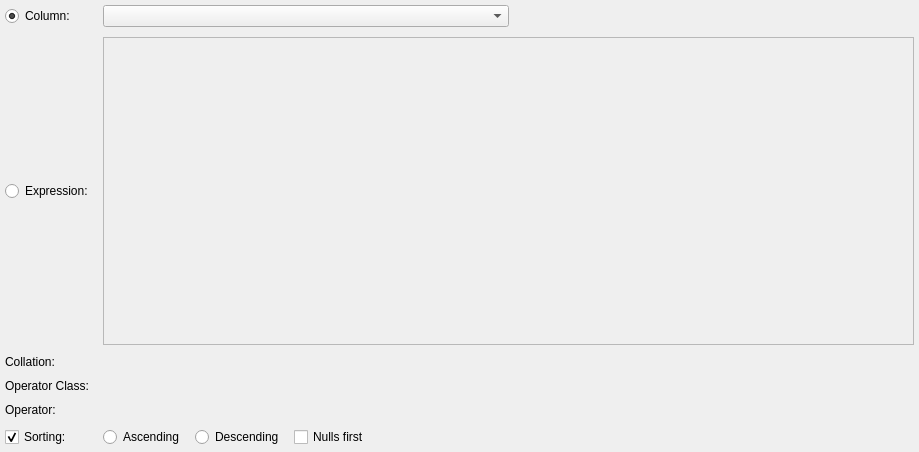
<?xml version="1.0" encoding="UTF-8"?>
<ui version="4.0">
 <class>ElementWidget</class>
 <widget class="QWidget" name="ElementWidget">
  <property name="geometry">
   <rect>
    <x>0</x>
    <y>0</y>
    <width>919</width>
    <height>452</height>
   </rect>
  </property>
  <property name="minimumSize">
   <size>
    <width>540</width>
    <height>215</height>
   </size>
  </property>
  <property name="windowTitle">
   <string>Element properties</string>
  </property>
  <layout class="QGridLayout" name="element_grid">
   <property name="leftMargin">
    <number>5</number>
   </property>
   <property name="topMargin">
    <number>5</number>
   </property>
   <property name="rightMargin">
    <number>5</number>
   </property>
   <property name="bottomMargin">
    <number>5</number>
   </property>
   <property name="spacing">
    <number>10</number>
   </property>
   <item row="4" column="0">
    <widget class="QLabel" name="op_class_lbl">
     <property name="sizePolicy">
      <sizepolicy hsizetype="Fixed" vsizetype="Preferred">
       <horstretch>0</horstretch>
       <verstretch>0</verstretch>
      </sizepolicy>
     </property>
     <property name="minimumSize">
      <size>
       <width>0</width>
       <height>0</height>
      </size>
     </property>
     <property name="maximumSize">
      <size>
       <width>16777215</width>
       <height>16777215</height>
      </size>
     </property>
     <property name="text">
      <string>Operator Class:</string>
     </property>
    </widget>
   </item>
   <item row="2" column="1" colspan="2">
    <widget class="QPlainTextEdit" name="elem_expr_txt">
     <property name="enabled">
      <bool>false</bool>
     </property>
     <property name="sizePolicy">
      <sizepolicy hsizetype="Expanding" vsizetype="MinimumExpanding">
       <horstretch>0</horstretch>
       <verstretch>0</verstretch>
      </sizepolicy>
     </property>
     <property name="minimumSize">
      <size>
       <width>0</width>
       <height>50</height>
      </size>
     </property>
     <property name="maximumSize">
      <size>
       <width>16777215</width>
       <height>16777215</height>
      </size>
     </property>
     <property name="frameShadow">
      <enum>QFrame::Sunken</enum>
     </property>
     <property name="lineWidth">
      <number>1</number>
     </property>
     <property name="midLineWidth">
      <number>0</number>
     </property>
     <property name="verticalScrollBarPolicy">
      <enum>Qt::ScrollBarAsNeeded</enum>
     </property>
     <property name="horizontalScrollBarPolicy">
      <enum>Qt::ScrollBarAsNeeded</enum>
     </property>
    </widget>
   </item>
   <item row="6" column="0">
    <widget class="QCheckBox" name="sorting_chk">
     <property name="sizePolicy">
      <sizepolicy hsizetype="Fixed" vsizetype="Fixed">
       <horstretch>0</horstretch>
       <verstretch>0</verstretch>
      </sizepolicy>
     </property>
     <property name="text">
      <string>Sorting:</string>
     </property>
     <property name="checked">
      <bool>true</bool>
     </property>
    </widget>
   </item>
   <item row="6" column="1" colspan="2">
    <layout class="QHBoxLayout" name="horizontalLayout">
     <item>
      <widget class="QRadioButton" name="ascending_rb">
       <property name="sizePolicy">
        <sizepolicy hsizetype="Preferred" vsizetype="Fixed">
         <horstretch>0</horstretch>
         <verstretch>0</verstretch>
        </sizepolicy>
       </property>
       <property name="text">
        <string>Ascending</string>
       </property>
       <property name="checked">
        <bool>true</bool>
       </property>
      </widget>
     </item>
     <item>
      <widget class="QRadioButton" name="descending_rb">
       <property name="sizePolicy">
        <sizepolicy hsizetype="Preferred" vsizetype="Fixed">
         <horstretch>0</horstretch>
         <verstretch>0</verstretch>
        </sizepolicy>
       </property>
       <property name="text">
        <string>Descending</string>
       </property>
      </widget>
     </item>
     <item>
      <widget class="QCheckBox" name="nulls_first_chk">
       <property name="sizePolicy">
        <sizepolicy hsizetype="Expanding" vsizetype="Fixed">
         <horstretch>0</horstretch>
         <verstretch>0</verstretch>
        </sizepolicy>
       </property>
       <property name="text">
        <string>Nulls first</string>
       </property>
      </widget>
     </item>
    </layout>
   </item>
   <item row="0" column="0">
    <widget class="QRadioButton" name="column_rb">
     <property name="sizePolicy">
      <sizepolicy hsizetype="Fixed" vsizetype="Fixed">
       <horstretch>0</horstretch>
       <verstretch>0</verstretch>
      </sizepolicy>
     </property>
     <property name="minimumSize">
      <size>
       <width>0</width>
       <height>0</height>
      </size>
     </property>
     <property name="maximumSize">
      <size>
       <width>16777215</width>
       <height>16777215</height>
      </size>
     </property>
     <property name="text">
      <string>Column:</string>
     </property>
     <property name="checked">
      <bool>true</bool>
     </property>
     <property name="autoExclusive">
      <bool>false</bool>
     </property>
    </widget>
   </item>
   <item row="5" column="0">
    <widget class="QLabel" name="operator_lbl">
     <property name="sizePolicy">
      <sizepolicy hsizetype="Fixed" vsizetype="Preferred">
       <horstretch>0</horstretch>
       <verstretch>0</verstretch>
      </sizepolicy>
     </property>
     <property name="text">
      <string>Operator:</string>
     </property>
    </widget>
   </item>
   <item row="2" column="0">
    <widget class="QRadioButton" name="expression_rb">
     <property name="sizePolicy">
      <sizepolicy hsizetype="Fixed" vsizetype="Fixed">
       <horstretch>0</horstretch>
       <verstretch>0</verstretch>
      </sizepolicy>
     </property>
     <property name="minimumSize">
      <size>
       <width>0</width>
       <height>0</height>
      </size>
     </property>
     <property name="maximumSize">
      <size>
       <width>16777215</width>
       <height>16777215</height>
      </size>
     </property>
     <property name="text">
      <string>Expression:</string>
     </property>
     <property name="checked">
      <bool>false</bool>
     </property>
     <property name="autoExclusive">
      <bool>false</bool>
     </property>
    </widget>
   </item>
   <item row="3" column="0">
    <widget class="QLabel" name="collation_lbl">
     <property name="sizePolicy">
      <sizepolicy hsizetype="Fixed" vsizetype="Preferred">
       <horstretch>0</horstretch>
       <verstretch>0</verstretch>
      </sizepolicy>
     </property>
     <property name="text">
      <string>Collation:</string>
     </property>
    </widget>
   </item>
   <item row="0" column="1" colspan="2">
    <widget class="QWidget" name="cols_combo_parent" native="true">
     <property name="minimumSize">
      <size>
       <width>0</width>
       <height>0</height>
      </size>
     </property>
     <layout class="QHBoxLayout" name="horizontalLayout_2">
      <property name="leftMargin">
       <number>0</number>
      </property>
      <property name="topMargin">
       <number>0</number>
      </property>
      <property name="rightMargin">
       <number>0</number>
      </property>
      <property name="bottomMargin">
       <number>0</number>
      </property>
      <item>
       <widget class="QComboBox" name="column_cmb">
        <property name="sizePolicy">
         <sizepolicy hsizetype="Expanding" vsizetype="Fixed">
          <horstretch>0</horstretch>
          <verstretch>0</verstretch>
         </sizepolicy>
        </property>
        <property name="minimumSize">
         <size>
          <width>180</width>
          <height>0</height>
         </size>
        </property>
        <property name="maximumSize">
         <size>
          <width>16777215</width>
          <height>16777215</height>
         </size>
        </property>
        <property name="iconSize">
         <size>
          <width>28</width>
          <height>28</height>
         </size>
        </property>
       </widget>
      </item>
      <item>
       <spacer name="horizontalSpacer">
        <property name="orientation">
         <enum>Qt::Horizontal</enum>
        </property>
        <property name="sizeHint" stdset="0">
         <size>
          <width>95</width>
          <height>20</height>
         </size>
        </property>
       </spacer>
      </item>
     </layout>
    </widget>
   </item>
  </layout>
 </widget>
 <tabstops>
  <tabstop>column_rb</tabstop>
  <tabstop>expression_rb</tabstop>
  <tabstop>elem_expr_txt</tabstop>
  <tabstop>sorting_chk</tabstop>
  <tabstop>ascending_rb</tabstop>
  <tabstop>descending_rb</tabstop>
  <tabstop>nulls_first_chk</tabstop>
 </tabstops>
 <resources/>
 <connections/>
</ui>
